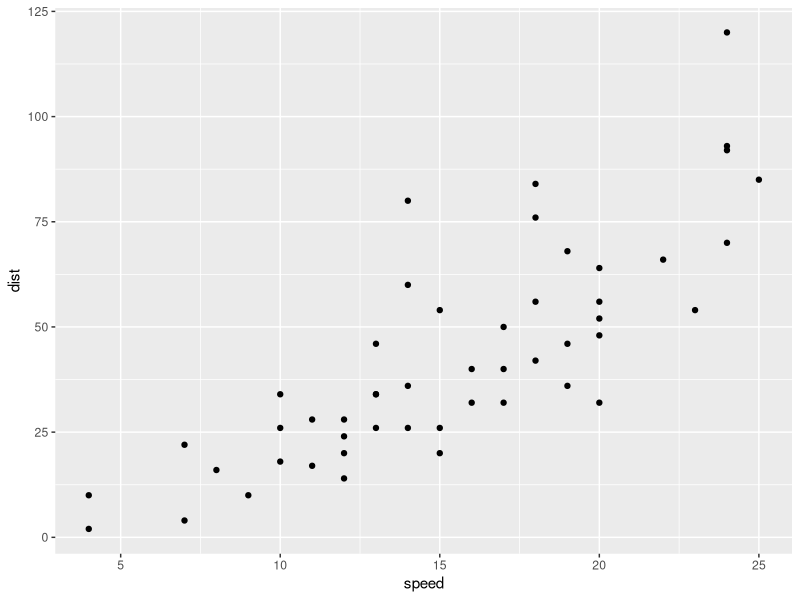
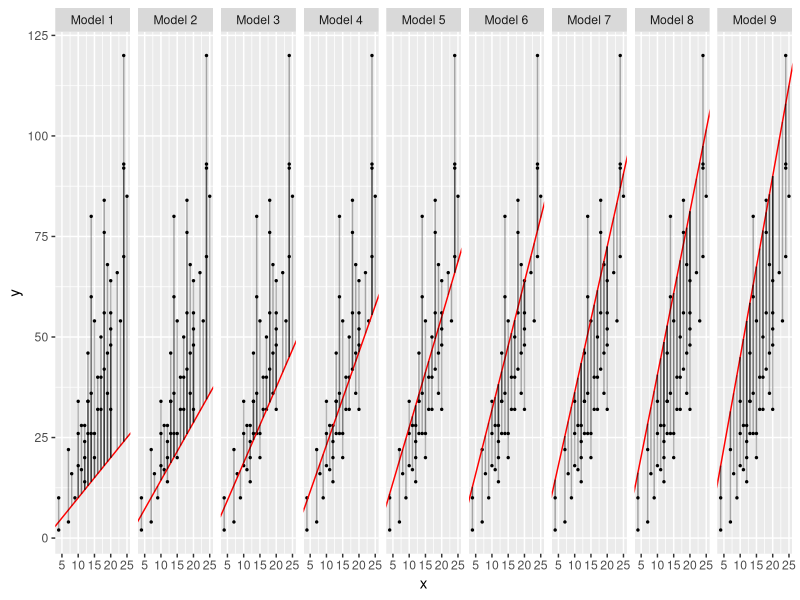
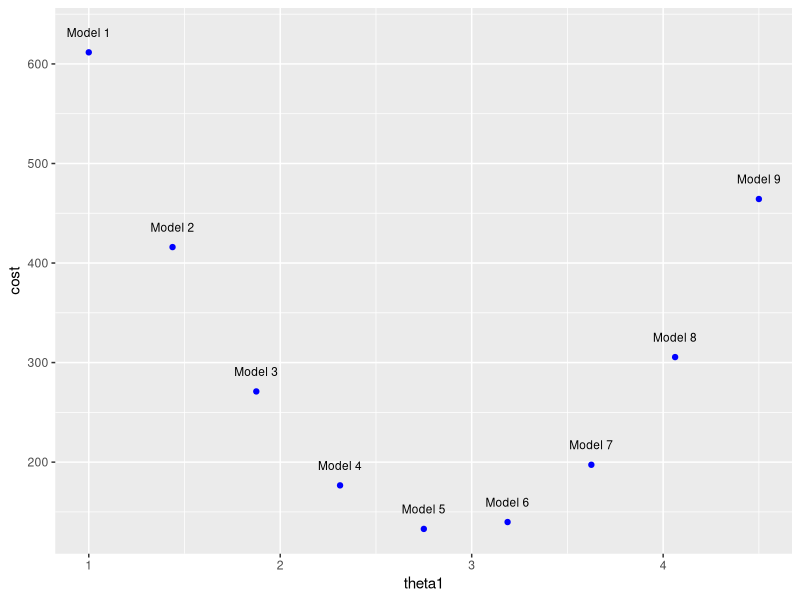
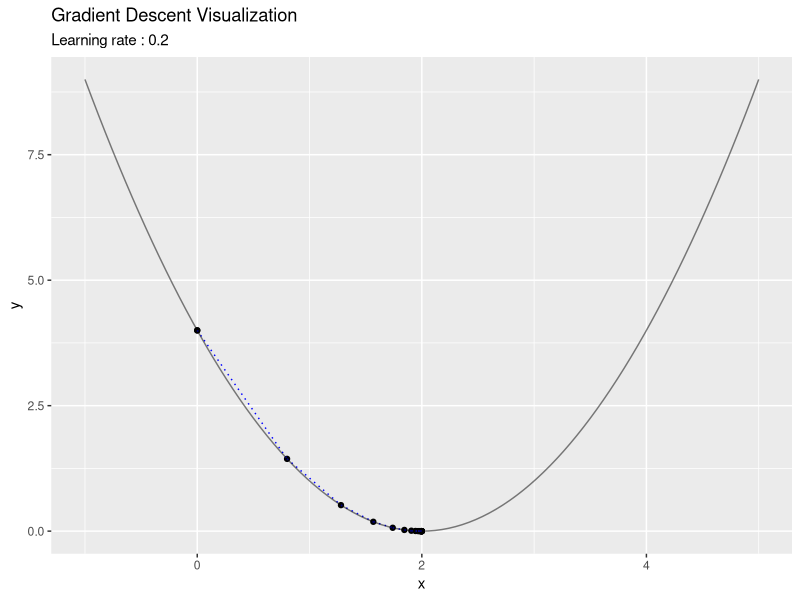
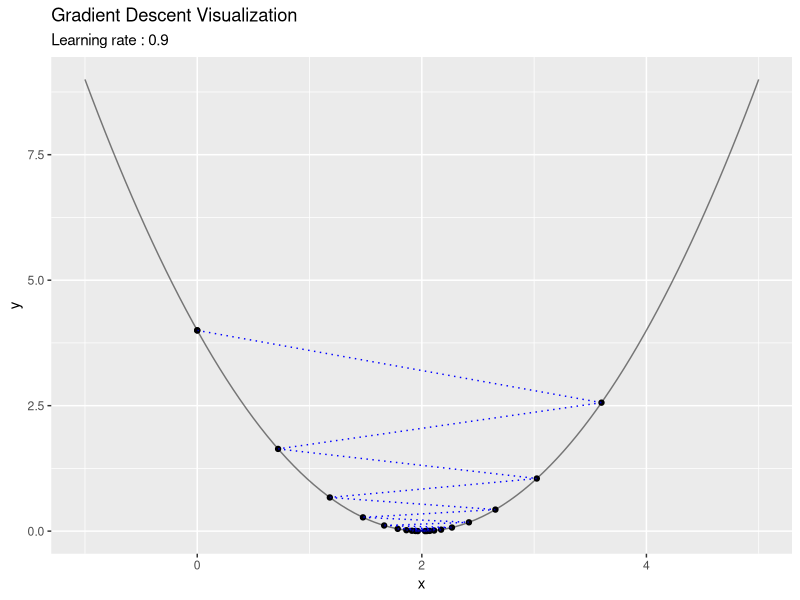
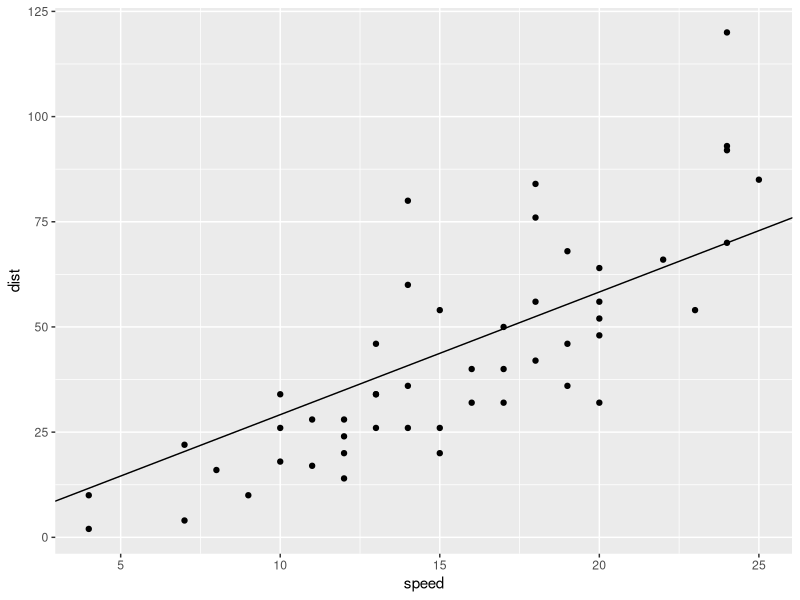
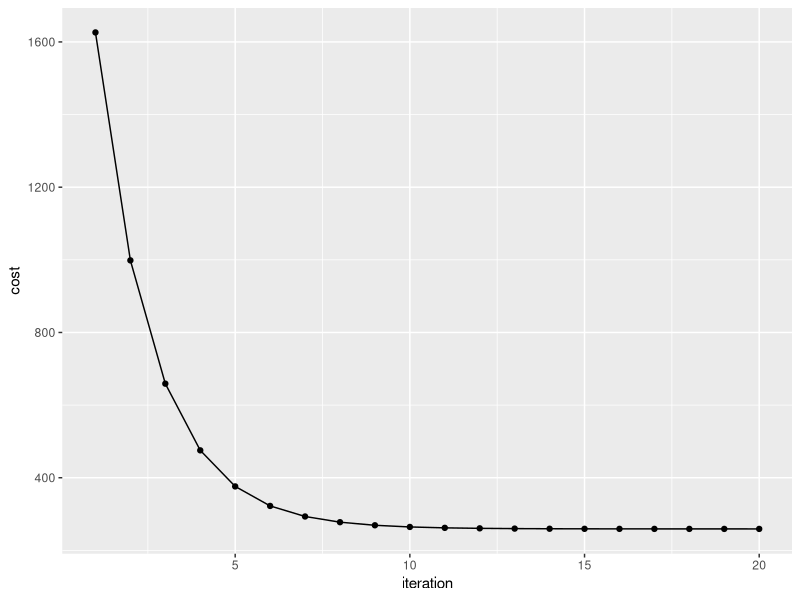

Source code (R) for these figures, in order:
## ---- chunk 1
library(dplyr)
as_tibble(cars)
## ---- chunk 2
library(ggplot2)
ggplot(cars, aes(x = speed, y = dist))+
  geom_point()
## ---- chunk 3
library(ggplot2)

# simulate data
set.seed(1010)
sim1 <- data_frame(
  x = rep(cars$speed, 9),
  y = rep(cars$dist, 9),
  model_no = paste("Model", sort(rep(1:9, 50))),
  theta1 = sort(rep(seq(from = 1, to = 4.5, length.out = 9), 50)),
  theta0 = 0)

# add predictions
sim1 <- sim1 %>% mutate(prediction = theta0 + x*theta1)

# visualize
sim1 %>% ggplot(aes(x = x, y = y))+
  geom_point(size = 0.5)+
  geom_abline(aes(slope = theta1, intercept = theta0), color = "red") +
  geom_segment(aes(x = x, xend = x,
                   y = prediction, yend = y), alpha = 0.3) +
  facet_grid(.~model_no)
## ---- chunk 4
# sum of squared errors
sse <- sim1 %>% 
  mutate(squared_error = (prediction-y)^2) %>% 
  group_by(model_no, theta1) %>% 
  summarize(m = n(),
            cost = (1/(2*m))*sum(squared_error))

sse %>% ggplot(aes(x = theta1, y = cost)) +
  geom_point(color = "blue") +
  geom_text(aes(label = model_no), angle = 0, nudge_y = 20, size = 3)
## ---- chunk 5
# cost function
cost_function <- function(x) (x-2)^2

# derivative function
library(Deriv)
derivative <- Deriv(cost_function)

df <- data_frame(x = 0,
                 y = cost_function(x),
                 new_x = x,
                 new_y = y)

# learning rate
learning_rate = 0.2

# create dataframe
for (i in 1:20) {
  x = df$new_x[i]
  y = df$new_y[i]
  step = derivative(x)*learning_rate
  new_x = x-step
  new_y = cost_function(new_x)
  new_df = data_frame(x = x, y = y, new_x = new_x, new_y = new_y)
  df <- bind_rows(df, new_df)
  rm(x, y, new_x, step, new_y, new_df)
}

# plot
ggplot(df, aes(x, y)) +
  geom_point() +
  geom_segment(aes(x = x, xend = new_x,
                   y =y, yend = new_y), color = "blue", linetype = "dotted") +
  stat_function(fun = cost_function, alpha = 0.5) +
  xlim(c(-1, 5)) +
  ggtitle(label = "Gradient Descent Visualization", subtitle = "Learning rate : 0.2")
## ---- chunk 6
# cost function
cost_function <- function(x) (x-2)^2

# derivative function
library(Deriv)
derivative <- Deriv(cost_function)

df <- data_frame(x = 0,
                 y = cost_function(x),
                 new_x = x,
                 new_y = y)

# learning rate
learning_rate = 0.9

# create dataframe
for (i in 1:20) {
  x = df$new_x[i]
  y = df$new_y[i]
  step = derivative(x)*learning_rate
  new_x = x-step
  new_y = cost_function(new_x)
  new_df = data_frame(x = x, y = y, new_x = new_x, new_y = new_y)
  df <- bind_rows(df, new_df)
  rm(x, y, new_x, step, new_y, new_df)
}

# plot
ggplot(df, aes(x, y)) +
  geom_point() +
  geom_segment(aes(x = x, xend = new_x,
                   y =y, yend = new_y), color = "blue", linetype = "dotted") +
  stat_function(fun = cost_function, alpha = 0.5) +
  xlim(c(-1, 5)) +
  ggtitle(label = "Gradient Descent Visualization", subtitle = "Learning rate : 0.9")
## ---- chunk 7
x <- cars$speed
y <- cars$dist
theta1 <- 6
alpha <- 0.001
m <- nrow(cars)
yhat <- theta1*x
df <- data_frame(theta1 = as.double(),
                 cost = NA,
                 iteration = 1)
for (i in 1:20){
  theta1 <- theta1 - alpha * ((1 / m) * (sum((yhat - y) * x)))
  yhat <- theta1*x
  cost <- (1/m)*sum((yhat-y)^2)
  df[i, 1] = theta1
  df[i, 2] <- cost
  df[i, 3] <- i
}
theta1
## ---- chunk 8
cars %>% ggplot(aes(speed, dist))+
                geom_point()+
                geom_abline(slope = theta1, intercept = 0)
## ---- chunk 9
df %>% ggplot(aes(x = iteration, y = cost))+
  geom_line()+
  geom_point()
